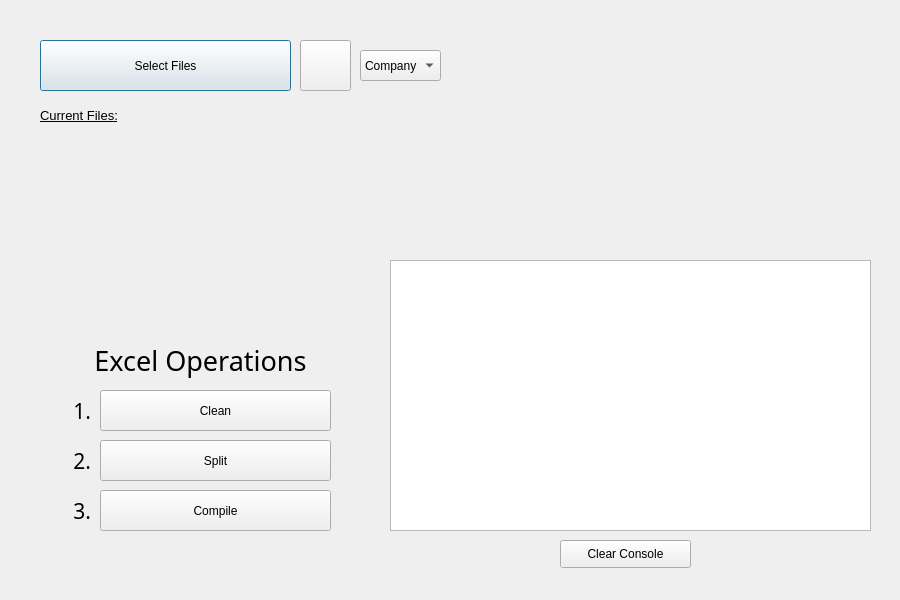
<?xml version="1.0" encoding="UTF-8"?>
<ui version="4.0">
 <class>AutomateExcel</class>
 <widget class="QDialog" name="AutomateExcel">
  <property name="geometry">
   <rect>
    <x>0</x>
    <y>0</y>
    <width>900</width>
    <height>600</height>
   </rect>
  </property>
  <property name="windowTitle">
   <string>Adjust File Screen</string>
  </property>
  <widget class="QPushButton" name="btnSelectFiles">
   <property name="geometry">
    <rect>
     <x>40</x>
     <y>40</y>
     <width>251</width>
     <height>51</height>
    </rect>
   </property>
   <property name="text">
    <string>Select Files</string>
   </property>
  </widget>
  <widget class="QTextEdit" name="txtConsole">
   <property name="geometry">
    <rect>
     <x>390</x>
     <y>260</y>
     <width>481</width>
     <height>271</height>
    </rect>
   </property>
   <property name="font">
    <font>
     <family>Dubai Medium</family>
     <pointsize>10</pointsize>
     <weight>50</weight>
     <bold>false</bold>
    </font>
   </property>
   <property name="readOnly">
    <bool>true</bool>
   </property>
   <property name="html">
    <string>&lt;!DOCTYPE HTML PUBLIC &quot;-//W3C//DTD HTML 4.0//EN&quot; &quot;http://www.w3.org/TR/REC-html40/strict.dtd&quot;&gt;
&lt;html&gt;&lt;head&gt;&lt;meta name=&quot;qrichtext&quot; content=&quot;1&quot; /&gt;&lt;style type=&quot;text/css&quot;&gt;
p, li { white-space: pre-wrap; }
&lt;/style&gt;&lt;/head&gt;&lt;body style=&quot; font-family:'Dubai Medium'; font-size:10pt; font-weight:400; font-style:normal;&quot;&gt;
&lt;p style=&quot;-qt-paragraph-type:empty; margin-top:0px; margin-bottom:0px; margin-left:0px; margin-right:0px; -qt-block-indent:0; text-indent:0px;&quot;&gt;&lt;br /&gt;&lt;/p&gt;&lt;/body&gt;&lt;/html&gt;</string>
   </property>
  </widget>
  <widget class="QLabel" name="lblTaarcomImage">
   <property name="geometry">
    <rect>
     <x>520</x>
     <y>40</y>
     <width>201</width>
     <height>201</height>
    </rect>
   </property>
   <property name="acceptDrops">
    <bool>true</bool>
   </property>
   <property name="autoFillBackground">
    <bool>true</bool>
   </property>
   <property name="text">
    <string/>
   </property>
   <property name="pixmap">
    <pixmap>TAARCOM.png</pixmap>
   </property>
   <property name="scaledContents">
    <bool>true</bool>
   </property>
  </widget>
  <widget class="QLabel" name="lblTxtExcelOperations">
   <property name="geometry">
    <rect>
     <x>50</x>
     <y>340</y>
     <width>301</width>
     <height>41</height>
    </rect>
   </property>
   <property name="font">
    <font>
     <family>Century Gothic</family>
     <pointsize>20</pointsize>
    </font>
   </property>
   <property name="text">
    <string>Excel Operations</string>
   </property>
   <property name="alignment">
    <set>Qt::AlignCenter</set>
   </property>
  </widget>
  <widget class="QLabel" name="lblTxtCurrentFile">
   <property name="geometry">
    <rect>
     <x>40</x>
     <y>100</y>
     <width>111</width>
     <height>31</height>
    </rect>
   </property>
   <property name="font">
    <font>
     <pointsize>10</pointsize>
    </font>
   </property>
   <property name="text">
    <string>&lt;html&gt;&lt;head/&gt;&lt;body&gt;&lt;p&gt;&lt;span style=&quot; text-decoration: underline;&quot;&gt;Current Files:&lt;/span&gt;&lt;/p&gt;&lt;/body&gt;&lt;/html&gt;</string>
   </property>
  </widget>
  <widget class="QLabel" name="lblSelectedFiles">
   <property name="geometry">
    <rect>
     <x>40</x>
     <y>130</y>
     <width>331</width>
     <height>211</height>
    </rect>
   </property>
   <property name="font">
    <font>
     <pointsize>9</pointsize>
    </font>
   </property>
   <property name="text">
    <string>&lt;No Files Selected&gt;</string>
   </property>
   <property name="alignment">
    <set>Qt::AlignLeading|Qt::AlignLeft|Qt::AlignTop</set>
   </property>
   <property name="wordWrap">
    <bool>false</bool>
   </property>
  </widget>
  <widget class="QPushButton" name="btnClearConsole">
   <property name="geometry">
    <rect>
     <x>560</x>
     <y>540</y>
     <width>131</width>
     <height>28</height>
    </rect>
   </property>
   <property name="text">
    <string>Clear Console</string>
   </property>
  </widget>
  <widget class="QPushButton" name="btnClean">
   <property name="geometry">
    <rect>
     <x>100</x>
     <y>390</y>
     <width>231</width>
     <height>41</height>
    </rect>
   </property>
   <property name="text">
    <string>Clean</string>
   </property>
  </widget>
  <widget class="QPushButton" name="btnCompile">
   <property name="geometry">
    <rect>
     <x>100</x>
     <y>490</y>
     <width>231</width>
     <height>41</height>
    </rect>
   </property>
   <property name="text">
    <string>Compile</string>
   </property>
  </widget>
  <widget class="QLabel" name="lblTxtExcelOperations_2">
   <property name="geometry">
    <rect>
     <x>60</x>
     <y>390</y>
     <width>31</width>
     <height>41</height>
    </rect>
   </property>
   <property name="font">
    <font>
     <family>Century Gothic</family>
     <pointsize>16</pointsize>
    </font>
   </property>
   <property name="text">
    <string>1.</string>
   </property>
   <property name="scaledContents">
    <bool>false</bool>
   </property>
   <property name="alignment">
    <set>Qt::AlignRight|Qt::AlignTrailing|Qt::AlignVCenter</set>
   </property>
  </widget>
  <widget class="QLabel" name="lblTxtExcelOperations_3">
   <property name="geometry">
    <rect>
     <x>60</x>
     <y>440</y>
     <width>31</width>
     <height>41</height>
    </rect>
   </property>
   <property name="font">
    <font>
     <family>Century Gothic</family>
     <pointsize>16</pointsize>
    </font>
   </property>
   <property name="text">
    <string>2.</string>
   </property>
   <property name="alignment">
    <set>Qt::AlignRight|Qt::AlignTrailing|Qt::AlignVCenter</set>
   </property>
  </widget>
  <widget class="QPushButton" name="btnDeselectFiles">
   <property name="geometry">
    <rect>
     <x>300</x>
     <y>40</y>
     <width>51</width>
     <height>51</height>
    </rect>
   </property>
   <property name="icon">
    <iconset>
     <normaloff>clear-file.png</normaloff>clear-file.png</iconset>
   </property>
   <property name="iconSize">
    <size>
     <width>30</width>
     <height>30</height>
    </size>
   </property>
  </widget>
  <widget class="QComboBox" name="comboCompany">
   <property name="geometry">
    <rect>
     <x>360</x>
     <y>50</y>
     <width>81</width>
     <height>31</height>
    </rect>
   </property>
   <property name="layoutDirection">
    <enum>Qt::LeftToRight</enum>
   </property>
   <item>
    <property name="text">
     <string>Company</string>
    </property>
   </item>
   <item>
    <property name="text">
     <string>DGK</string>
    </property>
   </item>
   <item>
    <property name="text">
     <string>MOU</string>
    </property>
   </item>
   <item>
    <property name="text">
     <string>ABR</string>
    </property>
   </item>
  </widget>
  <widget class="QPushButton" name="btnSplit">
   <property name="geometry">
    <rect>
     <x>100</x>
     <y>440</y>
     <width>231</width>
     <height>41</height>
    </rect>
   </property>
   <property name="text">
    <string>Split</string>
   </property>
  </widget>
  <widget class="QLabel" name="lblTxtExcelOperations_4">
   <property name="geometry">
    <rect>
     <x>60</x>
     <y>490</y>
     <width>31</width>
     <height>41</height>
    </rect>
   </property>
   <property name="font">
    <font>
     <family>Century Gothic</family>
     <pointsize>16</pointsize>
    </font>
   </property>
   <property name="text">
    <string>3.</string>
   </property>
   <property name="alignment">
    <set>Qt::AlignRight|Qt::AlignTrailing|Qt::AlignVCenter</set>
   </property>
  </widget>
 </widget>
 <resources/>
 <connections/>
</ui>
